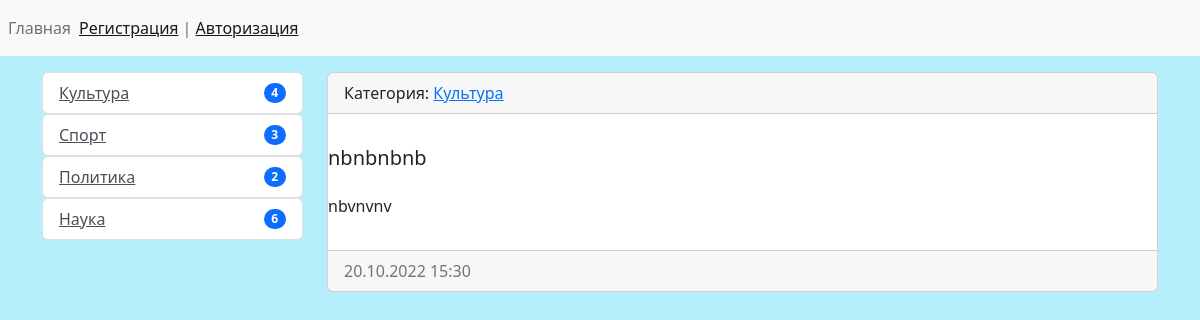
/news/16/, run on the app's committed database.
### news/models.py (models this page shows, shortened)
class Category(models.Model):
    title = models.CharField(
        max_length=150, db_index=True,
        verbose_name='Название категории'
    )
    def get_absolute_url(self):
        return reverse(
            'category',
            kwargs={"category_id": self.pk, }
        )
    def __str__(self):
        return self.title
    class Meta:
        verbose_name = 'Категория'
        verbose_name_plural = 'Категории'
        ordering = ['title']

class News(models.Model):
    title = models.CharField(max_length=150, verbose_name='Название')
    content = models.TextField(blank=True, verbose_name='Описание')
    created_at = models.DateTimeField(auto_now_add=True, verbose_name='Время создания')
    update_at = models.DateTimeField(auto_now=True, verbose_name='Время обновления')
    photo = models.ImageField(upload_to='photos/%Y/%m/%d/', verbose_name='Фото', blank=True)
    is_published = models.BooleanField(default=True, verbose_name='Опубликовано')
    category = models.ForeignKey('Category', on_delete=models.PROTECT, verbose_name='Категория', )
    views = models.IntegerField(default=0)
    class Meta:
        verbose_name = 'Новость'
        verbose_name_plural = 'Новости'
        ordering = ['-created_at', '-title']

### news/views.py (the view)
# urls.py: path('news/<int:pk>/', ViewNews.as_view(), name='view_news'),
class ViewNews(DetailView):
    model = News
    template_name = 'news/view_news.html'
    context_object_name = 'news_item'

### news/templatetags/news_tags.py (called while the page is built)
@register.inclusion_tag('news/list_categories.html')
def show_categories():
    categories = Category.objects.annotate(cnt=Count('news', filter=F('news__is_published'))).filter(cnt__gt=0)
    return {"categories": categories, }

### news/templates/news/view_news.html (shortened to what this page needs)
{% extends 'base.html' %}
{% block sidebar %}
{% include 'inc/_sidebar.html' %}
{% endblock %}
{% block content %}
    <div class="card mb-3">
        <div class="card-header">
            Категория: <a href="{{ news_item.category.get_absolute_url }}">{{ news_item.category }}</a>
        </div>
        <div class="card-body">
        </div>
             <h5 class="card-title">{{ news_item.title }}</h5>
             <p class="card-text">{{ news_item.content|linebreaks}}</p>
        <div class="card-footer text-muted">
            {{ news_item.created_at|date:"d.m.Y H:i" }}
        </div>
    </div>
{% endblock %}

### news/templates/news/list_categories.html
<div class="list-group">
    {% for item in categories %}
    <ul class="list-group">
        <li class="list-group-item d-flex justify-content-between align-items-center">
            <a href="{{ item.get_absolute_url }}" class="list-group-item-action">{{ item.title }}</a>
            <span class="badge bg-primary rounded-pill">{{ item.cnt }}</span>
        </li>
    </ul>
    {% endfor %}
</div>

### djangoProject/static/css/style.css (style rules this page uses)
body { background-color: #b6effb; }

### data on the page
Category: title "Культура", cnt "4"
Category: title "Спорт", cnt "3"
Category: title "Политика", cnt "2"
Category: title "Наука", cnt "6"
News: category "Культура", title "nbnbnbnb", content "nbvnvnv", created_at "20.10.2022 15:30"
